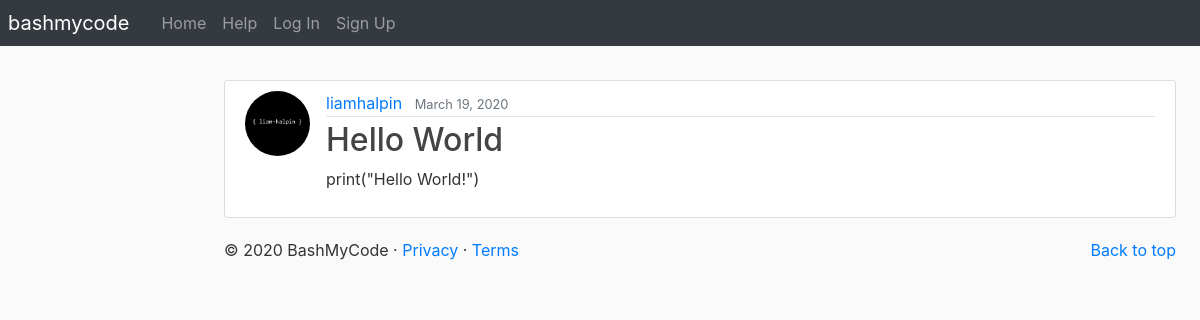
Before: / with the older database file.
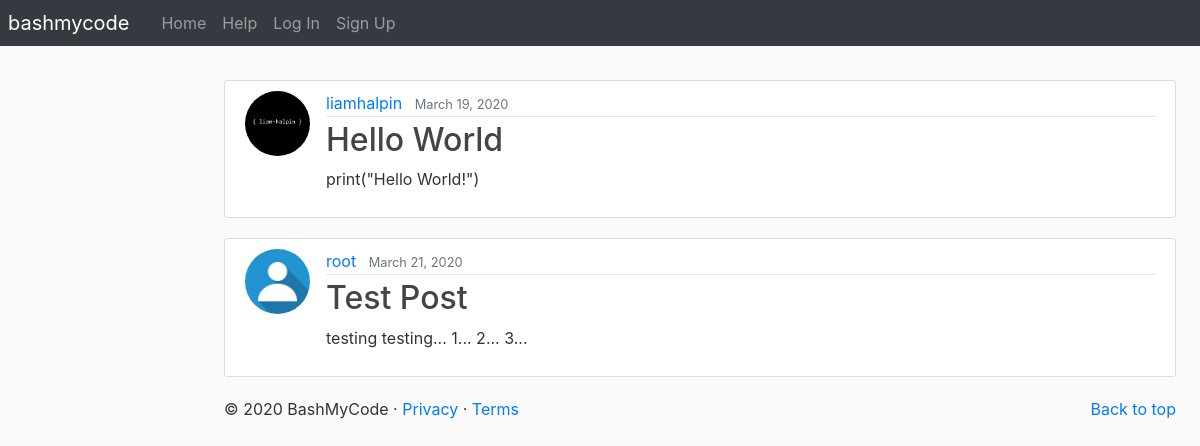
After: the same page with the newer database file.
### bashmycode/models.py (models this page shows, shortened)
class Post(models.Model):
    title = models.CharField(max_length=100)
    content = models.TextField()
    date_posted = models.DateTimeField(auto_now_add=True)
    author = models.ForeignKey(User, on_delete=models.CASCADE)

class Profile(models.Model):
    user = models.OneToOneField(User, on_delete=models.CASCADE)
    image = models.ImageField(default='default.jpg', upload_to='profile_pics')

### bashmycode/views.py (the view)
# urls.py: path('', views.index, name='index'),
def index(request):
    context = {
        'posts': Post.objects.all()
    }
    return render(request, 'bashmycode/index.html', context)

### templates/bashmycode/index.html
{% extends 'bashmycode/base.html' %}
{% block content %}
    {% for post in posts %}
        <article class="media content-section">
            <img class="rounded-circle article-img" src="{{ post.author.profile.image.url }}"/>
            <div class="media-body">
                <div class="article-metadata">
                    <a class="mr-2" href="#">{{ post.author }}</a>
                    <small class="text-muted">{{ post.date_posted|date:"F d, Y" }}</small>
                </div>
                <h2><a class="article-title" href="#">{{ post.title }}</a></h2>
                <p class="article-content">{{ post.content }}</p>
            </div>
        </article>
    {% endfor %}
{% endblock content %}

Changed rows visible on the page:
added Post: author.profile.image (placeholder picture), author "root", date_posted "March 21, 2020", title "Test Post", content "testing testing... 1... 2... 3..."
